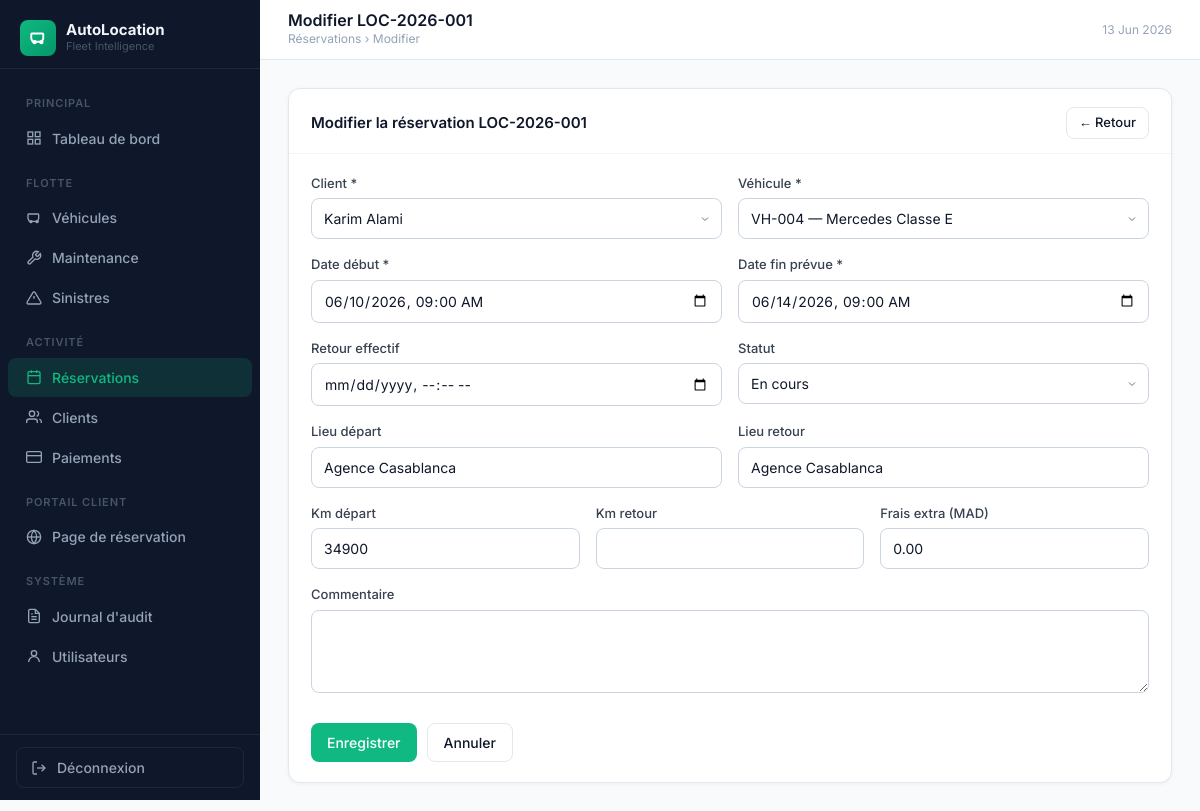
Screenshot of /?page=reservations/edit&id=1 (signed in) with the database file from the repository.
### tables this page shows
CREATE TABLE IF NOT EXISTS `reservations` (
  `id`                   INT AUTO_INCREMENT PRIMARY KEY,
  `reference`            VARCHAR(30)   NOT NULL UNIQUE,
  `client_id`            INT           NOT NULL,
  `vehicle_id`           INT           NOT NULL,
  `statut`               ENUM('en attente','confirmée','en cours','terminée','annulée') DEFAULT 'en attente',
  `date_debut`           DATETIME      NOT NULL,
  `date_fin_prevue`      DATETIME      NOT NULL,
  `date_retour_effectif` DATETIME      DEFAULT NULL,
  `lieu_depart`          VARCHAR(150)  DEFAULT NULL,
  `lieu_retour`          VARCHAR(150)  DEFAULT NULL,
  `km_depart`            INT           DEFAULT NULL,
  `km_retour`            INT           DEFAULT NULL,
  `prix_jour`            DECIMAL(10,2) DEFAULT NULL,
  `nb_jours`             INT           DEFAULT NULL,
  `caution`              DECIMAL(10,2) DEFAULT 0.00,
  `montant_total`        DECIMAL(10,2) DEFAULT NULL,
  `frais_extra`          DECIMAL(10,2) DEFAULT 0.00,
  `commentaire`          TEXT          DEFAULT NULL,
  `created_by`           INT           DEFAULT NULL,
  `created_at`           TIMESTAMP DEFAULT CURRENT_TIMESTAMP,
  FOREIGN KEY (`client_id`)  REFERENCES `clients`(`id`),
  FOREIGN KEY (`vehicle_id`) REFERENCES `vehicles`(`id`),
  FOREIGN KEY (`created_by`) REFERENCES `users`(`id`) ON DELETE SET NULL
);

CREATE TABLE IF NOT EXISTS `clients` (
  `id`                INT AUTO_INCREMENT PRIMARY KEY,
  `nom`               VARCHAR(100) NOT NULL,
  `prenom`            VARCHAR(100) NOT NULL,
  `email`             VARCHAR(150) DEFAULT NULL,
  `telephone`         VARCHAR(20)  DEFAULT NULL,
  `adresse`           TEXT         DEFAULT NULL,
  `ville`             VARCHAR(100) DEFAULT NULL,
  `cin`               VARCHAR(30)  DEFAULT NULL UNIQUE,
  `permis_numero`     VARCHAR(50)  DEFAULT NULL,
  `permis_categorie`  VARCHAR(20)  DEFAULT 'B',
  `permis_expiration` DATE         DEFAULT NULL,
  `type_client`       ENUM('particulier','entreprise') DEFAULT 'particulier',
  `entreprise`        VARCHAR(150) DEFAULT NULL,
  `statut`            ENUM('actif','suspendu','liste_noire') DEFAULT 'actif',
  `notes`             TEXT         DEFAULT NULL,
  `created_at`        TIMESTAMP DEFAULT CURRENT_TIMESTAMP
);

CREATE TABLE IF NOT EXISTS `vehicles` (
  `id`                    INT AUTO_INCREMENT PRIMARY KEY,
  `numero`                VARCHAR(50)  NOT NULL UNIQUE,
  `immatriculation`       VARCHAR(20)  DEFAULT NULL,
  `marque`                VARCHAR(100) DEFAULT NULL,
  `modele`                VARCHAR(100) DEFAULT NULL,
  `annee`                 INT          DEFAULT NULL,
  `couleur`               VARCHAR(50)  DEFAULT NULL,
  `nb_places`             INT          DEFAULT 5,
  `categorie`             ENUM('économique','berline','SUV','premium','utilitaire') DEFAULT 'berline',
  `kilometrage`           INT          DEFAULT 0,
  `statut`                ENUM('disponible','loué','maintenance','indisponible') DEFAULT 'disponible',
  `prix_jour`             DECIMAL(10,2) DEFAULT 0.00,
  `caution`               DECIMAL(10,2) DEFAULT 0.00,
  `carburant`             ENUM('essence','diesel','hybride','électrique') DEFAULT 'essence',
  `transmission`          ENUM('manuelle','automatique') DEFAULT 'manuelle',
  `description`           TEXT DEFAULT NULL,
  `image_url`             VARCHAR(500) DEFAULT NULL,
  `intervalle_vidange`    INT          DEFAULT 10000,
  `derniere_vidange_km`   INT          DEFAULT NULL,
  `date_derniere_vidange` DATE         DEFAULT NULL,
  `created_at`            TIMESTAMP DEFAULT CURRENT_TIMESTAMP
);

### views/reservations/edit.php (the view, shortened to what the rows shown need)
<?php $pageTitle = 'Modifier '.$data['reference']; $pageBreadcrumb = 'Réservations › Modifier'; ?>
<div class="card">
  <div class="card-header">
    <span class="card-title">Modifier la réservation <?= h($data['reference']) ?></span>
    <a href="<?= BASE_URL ?>/?page=reservations/show&id=<?= $id ?>" class="btn btn-outline btn-sm">← Retour</a>
  </div>
  <div class="card-body">
    <form method="POST">
      <div class="form-grid-2" style="margin-bottom:16px;">
        <div><label class="form-label">Client *</label>
          <select name="client_id" class="form-control" required>
            <?php foreach ($clients as $c): ?>
            <option value="<?= $c['id'] ?>" <?= $data['client_id']==$c['id']?'selected':'' ?>><?= h($c['prenom'].' '.$c['nom']) ?></option>
            <?php endforeach; ?>
          </select>
        </div>
        <div><label class="form-label">Véhicule *</label>
          <select name="vehicle_id" class="form-control" required>
            <?php foreach ($vehicles as $v): ?>
            <option value="<?= $v['id'] ?>" <?= $data['vehicle_id']==$v['id']?'selected':'' ?>><?= h($v['numero'].' — '.$v['marque'].' '.$v['modele']) ?></option>
            <?php endforeach; ?>
          </select>
        </div>
      </div>
      <div class="form-grid-2" style="margin-bottom:16px;">
        <div><label class="form-label">Date début *</label><input type="datetime-local" name="date_debut" class="form-control" value="<?= h(str_replace(' ','T',substr($data['date_debut']??'',0,16))) ?>" required></div>
        <div><label class="form-label">Date fin prévue *</label><input type="datetime-local" name="date_fin_prevue" class="form-control" value="<?= h(str_replace(' ','T',substr($data['date_fin_prevue']??'',0,16))) ?>" required></div>
      </div>
      <div class="form-grid-2" style="margin-bottom:16px;">
        <div><label class="form-label">Statut</label>
          <select name="statut" class="form-control">
            <?php foreach(['en attente','confirmée','en cours','terminée','annulée'] as $s): ?>
            <option value="<?= $s ?>" <?= $data['statut']===$s?'selected':'' ?>><?= ucfirst($s) ?></option>
            <?php endforeach; ?>
          </select>
        </div>
      </div>
      <div class="form-grid-2" style="margin-bottom:16px;">
        <div><label class="form-label">Lieu départ</label><input type="text" name="lieu_depart" class="form-control" value="<?= h($data['lieu_depart']??'') ?>"></div>
        <div><label class="form-label">Lieu retour</label><input type="text" name="lieu_retour" class="form-control" value="<?= h($data['lieu_retour']??'') ?>"></div>
      </div>
      <div class="form-grid-3" style="margin-bottom:16px;">
        <div><label class="form-label">Km départ</label><input type="number" name="km_depart" class="form-control" value="<?= h($data['km_depart']??'') ?>"></div>
        <div><label class="form-label">Frais extra (MAD)</label><input type="number" name="frais_extra" class="form-control" value="<?= h($data['frais_extra']??0) ?>" step="0.01"></div>
      </div>
    </form>
  </div>
</div>

### views/layouts/admin.php (shortened to what the rows shown need)
<!DOCTYPE html>
<html lang="fr">
<head>
  <script src="https://cdn.tailwindcss.com"></script>
</head>
<body>
<div class="main-content">
  <header class="topbar">
    <div style="display:flex;align-items:center;gap:14px;">
      <div>
        <h1 style="font-size:16px;font-weight:600;color:#0f172a;line-height:1.2;"><?= $pageTitle ?? 'Tableau de bord' ?></h1>
        <?php if (!empty($pageBreadcrumb)): ?>
        <div style="font-size:12px;color:#94a3b8;"><?= $pageBreadcrumb ?></div>
        <?php endif; ?>
      </div>
    </div>
  </header>
  <div class="page-body">
    <?= $content ?>
  </div>
</div>
</body>
</html>

### rows the page displays
reservations: reference "Modifier LOC-2026-001", reference "LOC-2026-001", client_id "Karim Alami", vehicle_id "VH-004 — Mercedes Classe E", date_debut "06/10/2026 09:00", date_fin_prevue "06/14/2026 09:00", statut "En cours", lieu_depart "Agence Casablanca", lieu_retour "Agence Casablanca", km_depart "34900", frais_extra "0.00"

### other values shown
$pageBreadcrumb "Réservations › Modifier"
